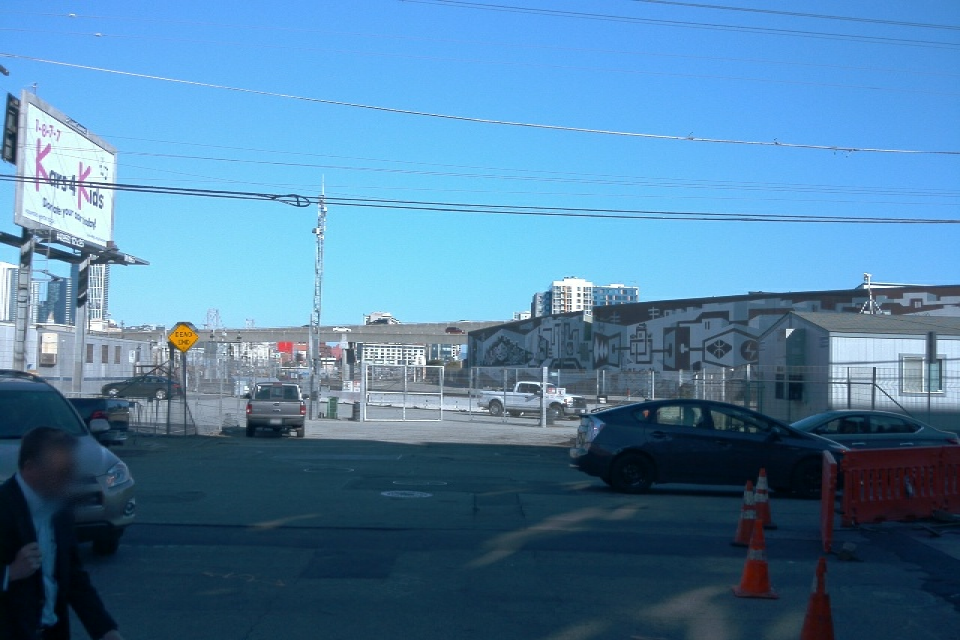
#> input picture 1-Computer-Vision/Exercises/1-2-3-Geometric-Transformations/data/images/segment-1231623110026745648_480_000_500_000_with_camera_labels_38.png, 1920 x 1280 px (shown at 1/2 size)
$ jupyter execute 2022-08-23-Geometric-Transformations-Image-Augmentation.ipynb
#> lines starting #> are read from the running program, lines starting #| are printed output that depends on the picture
# Exercise 1.2.3: Geometric Transformations
#### By Jonathan L. Moran (jonathan.moran107@gmail.com)
From the Self-Driving Car Engineer Nanodegree programme offered at Udacity.

## Objectives

* Implement horizontal flipping and resizing;
* Implement random cropping (optional);
* Transform the associated bounding boxes.

## 1. Introduction

In our last [Exercise 1.2.2](https://github.com/jonathanloganmoran/ND0013-Self-Driving-Car-Engineer/blob/main/1-Computer-Vision/Exercises/1-2-2-Image-Manipulation/2022-08-17-Image-Manipulation-Masking.ipynb), we performed pixel-level transformations on a set of images. In this Exercise, we will be manipulating the entire image space with geometric transformations. These type of transformations map every pixel in image to a new location via a mathematical function.

[cell 1]
### Importing required modules

[cell 2]
import copy
import logging
from math import floor
import matplotlib.pyplot as plt
from matplotlib.patches import Rectangle
import numpy as np
import os
import json
from PIL import Image, ImageDraw
from typing import List

[cell 3]
### Setting environment variables

[cell 4]
ENV_COLAB = False                # True if running in Google Colab instance

[cell 5]
# Root directory
DIR_BASE = '' if not ENV_COLAB else '/content/'

[cell 6]
# Subdirectory to save output files
DIR_OUT = os.path.join(DIR_BASE, 'out/')
# Subdirectory pointing to input data
DIR_SRC = os.path.join(DIR_BASE, 'data/')

### 1.1. Geometric Transformations

There are five common classifications of [geometric transformations](https://en.wikipedia.org/wiki/Geometric_transformation) —
* **[Displacements](https://en.wikipedia.org/wiki/Displacement_\(vector\))**: preserve [distances](https://en.wikipedia.org/wiki/Distance) and _oriented_ [angles](https://en.wikipedia.org/wiki/Euclidean_space#Angle);
* **[Isometries](https://en.wikipedia.org/wiki/Isometry)**: preserve angles and distances;
* **[Similarities](https://en.wikipedia.org/wiki/Similarity_\(geometry\))**: preserve angles and ratios between distances;
* **[Affine transformations](https://en.wikipedia.org/wiki/Affine_transformation)**: preserve [parallelism](https://en.wikipedia.org/wiki/Parallelism_\(geometry\));
* **[Projective transformations](https://en.wikipedia.org/wiki/Homography)**: preserve [collinearity](https://en.wikipedia.org/wiki/Collinearity_\(geometry\)).

In this exercise we will work with several geometric transformations mentioned above. Namely —
* **Similarities** to perform _resizing_;
* **Affine transformations** to perform horizontal and vertical _shearing_;
* **Euclidean transformations** (isometries) to perform _rotations_ and _reflections_.

## 2. Programming Task

In this exercise, you will implement the following geometric transformations
from scratch: horizontal flipping and resizing in `augmentations.py`. You can also
implement random cropping as an additional but not required exercise. Your
implementations should not only affect the images but also the associated bounding boxes.

#### Fetching the input data

[cell 7]
def get_data(file_path: str) -> List[dict]:
    """Simple wrapper function to get JSON data."""
#> called with file_path = 'data/ground_truth.json'

    try:
        with open(file_path) as f:
#> (reads 1-Computer-Vision/Exercises/1-1-2-Data-Acquisition-Visualisation/data/ground_truth.json from the repository)
            ground_truth = json.load(f)
            return ground_truth
    except json.JSONDecodeError as jde:
        logging.error(jde)

[cell 8]
### Fetching the bounding box data from JSON object

[cell 9]
file_path_gt = os.path.join(DIR_SRC, 'ground_truth.json')

[cell 10]
ground_truth = get_data(file_path_gt)

[cell 11]
def get_gt_bboxes(filename: str, ground_truth: List[dict],
                  flip_xy=False) -> tuple:
    """Returns the ground truth bounding box data for a given image.

    :param filename: the filename of image to fetch data for.
    :param ground_truth: the parsed ground truth data.
    :param flip_xy: indicates whether or not to flip x-y coordinates.
    :returns: tuple of `np.ndarray` objects containing the
        ground truth bounding boxes and corresponding class labels.
    :raises: IndexError when filename is not found in dictionary.
    """

    # [4 lines left out: function flip_coordinates, not called in this run]
    try:
        gt_bboxes = [g['boxes'] if not flip_xy else
                     flip_coordinates(g['boxes']) for g in ground_truth
                     if g['filename'] == filename][0]
        gt_bboxes = np.array(gt_bboxes)
        gt_classes = [g['classes'] for g in ground_truth
                      if g['filename'] == filename][0]
        gt_classes = np.array(gt_classes)
    except Exception as e:
        # Logging IndexError (filename not found) as warning
        logging.warnings.warn(message=str(filename) + str(e))
    return gt_bboxes, gt_classes

#### Considerations for our input data

**Note**: the provided 2D bounding box data has flipped $x$- and $y$-coordinate values such that
$$
\begin{align}
    \texttt{gt_bbox} = \texttt{[x1, y1, x2, y2]},
    \end{align}
$$
is now given as
$$
\begin{align}
    \texttt{gt_bbox} = \texttt{[y1, x1, y2, x2]}.
    \end{align}
$$

This has been acknowledged by the Udacity staff as an error in [this](https://knowledge.udacity.com/questions/824519) Knowledge forum post. We've covered the necessary transformation to revert coordinate pairs back to the expected form in Sect. 2.1 of [Exercise 1.1.2](https://github.com/jonathanloganmoran/ND0013-Self-Driving-Car-Engineer/blob/main/1-Computer-Vision/Exercises/1-1-2-Data-Acquisition-Visualisation/2022-08-01-Data-Acquisition-Visualisation.ipynb) so we're including it in the `get_gt_bboxes()` method without explicit mention.

[cell 12]
### From Udacity's `utils.py`

[cell 13]
def display_results(img: Image, bboxes: List[List[int]],
                    aug_img: Image, aug_bboxes: List[List[int]]):
    """Displays the original and augmented image and bounding boxes.

    :param img: the PIL.Image object of the original (unmodified) image.
    :param bboxes: the list of original (unmodified) bounding box coordinates.
    :param aug_img: the augmented (modified) PIL.Image object.
    :param aug_bboxes: the list of augmented (modified) bounding box coordinates.
    """

    f, ax = plt.subplots(1, 2, figsize=(10, 10))
    ax[0].imshow(img)
    for bb in bboxes:
        y1, x1, y2, x2 = bb
        rec = Rectangle((x1, y1), x2-x1, y2-y1, facecolor='none', edgecolor='r')
        ax[0].add_patch(rec)

    ax[1].imshow(aug_img)
    for bb in aug_bboxes:
        y1, x1, y2, x2 = bb
        rec = Rectangle((x1, y1), x2-x1, y2-y1, facecolor='none', edgecolor='r')
        ax[1].add_patch(rec)
    plt.show()

### 2.1. Affine Transformations

An affine transformation is a **geometric transformation that preserves lines and parallelism** (but not necessarily distances and angles).

#### 2.1.1. Euclidean transformation — Reflection

The `hflip` function takes the image and bounding boxes as input and performs a
horizontal flip. For example, an object initially on the left of the image will
end up on the right.

[cell 14]
### From Udacity's `augmentations.py`

[cell 15]
def hflip(img: Image, bboxes: List[List[int]]) -> (Image, List[List[int]]):
    """Horizontally-flips the input image and bounding boxes.

    :param img: the PIL image object to flip horizontally.
    :param bboxes: the list of original (unmodified) bounding box coordinates.
    :returns: a tuple containing the augmented (modified) PIL.Image object
        and the list of augmented (modified) bounding box coordinates.
    """

    # IMPLEMENT THIS FUNCTION
    flipped_img = None
    flipped_bboxes = []
    # [10 lines of commented-out code are left out]
    flipped_img = np.array(img)
    # print(img.size)
    # print(flipped_img.shape)
    # Pillow Image uses width, height, channel, while numpy uses height, width, channel.
    flipped_img = flipped_img[:, ::-1, :]
    flipped_img = Image.fromarray(flipped_img.astype(np.uint8))

    # Peform horizontal flip on bounding box coordinates
    bboxes = np.array(bboxes)
    flipped_bboxes = copy.copy(bboxes)
    # Assume data in [y1, x1, y2, x2] ordering
    flipped_bboxes[:, 1] = img.width - bboxes[:, 1]    # x1_p
    flipped_bboxes[:, 3] = img.width - bboxes[:, 3]    # x2_p
    return flipped_img, flipped_bboxes

[cell 16]
### Testing horizontal flip on first image in dataset
file_name_img = 'segment-1231623110026745648_480_000_500_000_with_camera_labels_38.png'
file_path_img = os.path.join(DIR_SRC, f'images/{file_name_img}')

[cell 17]
### Getting the image ground truth data
gt_bboxes, gt_classes = get_gt_bboxes(file_name_img, ground_truth)

[cell 18]
gt_bboxes

[cell 19]
### Staging the image for reading with PIL
img = Image.open(file_path_img)
#> img is the input picture: PIL image 1920x1280 RGB; mean R, G, B 80.4, 127.5, 163.3

[cell 20]
### Performing the horizontal flip of the image and its bounding boxes
flipped_img, flipped_bboxes = hflip(img, gt_bboxes)
#> in hflip, `flipped_img = flipped_img[:, ::-1, :]`:
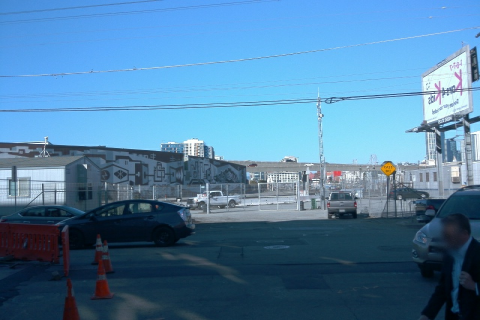
#> flipped_img: shape (1280, 1920, 3) (shown at 1/4 size); mean R, G, B 80.4, 127.5, 163.3
#> flipped_bboxes = [[793, 786, 1001, 202], [737, 1920, 898, 1660], [763, 1436, 878, 1301], [734, 1920, 1114, 1643], [853, 1920, 1280, 1670], [820, 354, 974, 6], [762, 969, 844, 745], [748, 1723, 803, 1557]]

[cell 21]
### Displaying the original and flipped image and bounding boxes
display_results(img, gt_bboxes, flipped_img, flipped_bboxes)
#> the loop in display_results, `for bb in aug_bboxes:` made 8 passes
#> in display_results, `plt.show()`:
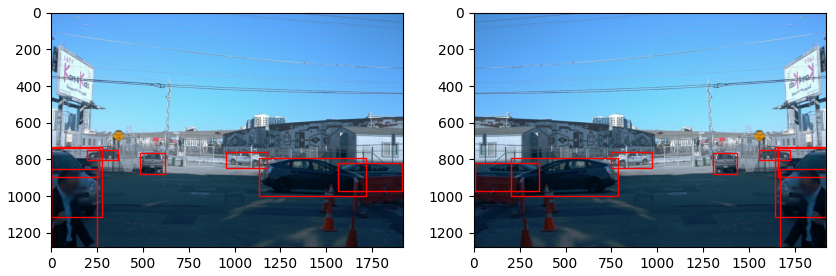
#> figure drawn by matplotlib, 2 panels

#### 2.1.2. Similarity transformation — Resizing

_Resizing_ is a specific type of affine transformation. We can replicate the result by using the following [transformation matrix](https://en.wikipedia.org/wiki/Transformation_matrix):

$$
\left(\begin{array}{ccc}
c_{x} & 0 & 0\\
0 & c_{y} & 0\\
0 & 0 & 1\\
\end{array}\right)
$$

Transformation matrices are useful for displaying arbitrary linear (and some non-linear Euclidean) transformations in a consistent format. These matrices are also useful for composing multiple transformations as they can be "chained" together with matrix multiplication.

Using the Pillow Image library to perform the actual transformation, we can divide each dimension of the image by 2 using the transformation matrix parameters $c_{x} = 0.5$ and $c_{y} = 0.5$.

[cell 22]
### Loading the first image in dataset
file_name_img = 'segment-1231623110026745648_480_000_500_000_with_camera_labels_38.png'
file_path_img = os.path.join(DIR_SRC, f'images/{file_name_img}')
img = Image.open(file_path_img)

[cell 23]
### Defining the transformation matrix with resizing factor
c_x, c_y = 0.5, 0.5
transformation_matrix = np.array([[c_x, 0, 0], [0, c_y, 0], [0, 0, 1]])
transformation_inv = np.linalg.inv(transformation_matrix)

[cell 24]
img.size

[cell 25]
img_resized = img.transform((960, 640), method=Image.Transform.AFFINE,
                            data=transformation_inv.flatten())
print(f'The image size is {img_resized.size}')
#| The image size is (960, 640)

[cell 26]
img_resized

The `resize` function takes the image, bounding boxes and target size as input.
It scales up or down images and bounding boxes.

[cell 27]
### From Udacity's `augmentations.py`

[cell 28]
def resize(img: Image, bboxes: List[List[int]],
           target_size: List[int]) -> (Image, List[List[int]]):
    """Resizes the image and bounding boxes to the target size.

    Resizing, i.e., scaling is performed with a nearest neighbors algorithm.

    :param img: the PIL.Image object to flip horizontally.
    :param bboxes: the list of original (unmodified) bounding box coordinates.
    :param target_size: the (width, height) of output (resized) image.
    :returns: a tuple containing the augmented (modified) PIL.Image object
        and the list of augmented (modified) bounding box coordinates.
    """

    # IMPLEMENT THIS FUNCTION
    resized_img = None
    resized_bboxes = []
    assert len(target_size) == 2
    # Read in the image data
    img_data = img.load()
    # Create the output image
    resized_img = Image.new('RGB', target_size)
#> resized_img: PIL image 640x640 RGB; every value is 0
    img_draw = ImageDraw.Draw(resized_img)
    # Scale the original image dimensions
    x_scale = img.width / resized_img.width
    y_scale = img.height / resized_img.height
    # Scaling the image to target size
    for u in range(resized_img.width):
        for v in range(resized_img.height):
            u_p, v_p = floor(u * x_scale), floor(v * y_scale)
            img_draw.point(xy=(u, v), fill=img_data[u_p, v_p])
    # Scaling the bounding boxes to target size
    bboxes = np.array(bboxes)
    resized_bboxes = copy.copy(bboxes)
    # Assume data in [y1, x1, y2, x2] ordering
    resized_bboxes[:, [1, 3]] = bboxes[:, [1, 3]] // x_scale    # x1_p, x2_p
    resized_bboxes[:, [0, 2]] = bboxes[:, [0, 2]] // y_scale    # y1_p, y2_p
    return resized_img, resized_bboxes

[cell 29]
### Testing resize on first image in dataset
file_name_img_to_resize = 'segment-1231623110026745648_480_000_500_000_with_camera_labels_38.png'
file_path_img_to_resize = os.path.join(DIR_SRC, f'images/{file_name_img_to_resize}')

[cell 30]
### Getting the image ground truth data
gt_bboxes_to_resize, gt_classes_to_resize = get_gt_bboxes(file_name_img_to_resize, ground_truth)

[cell 31]
### Staging the image for reading with PIL
img_to_resize = Image.open(file_path_img_to_resize)

[cell 32]
### Performing the resizing of the image and its bounding boxes
target_size = [640, 640]
resized_img, resized_bboxes = resize(img_to_resize, gt_bboxes_to_resize, target_size)
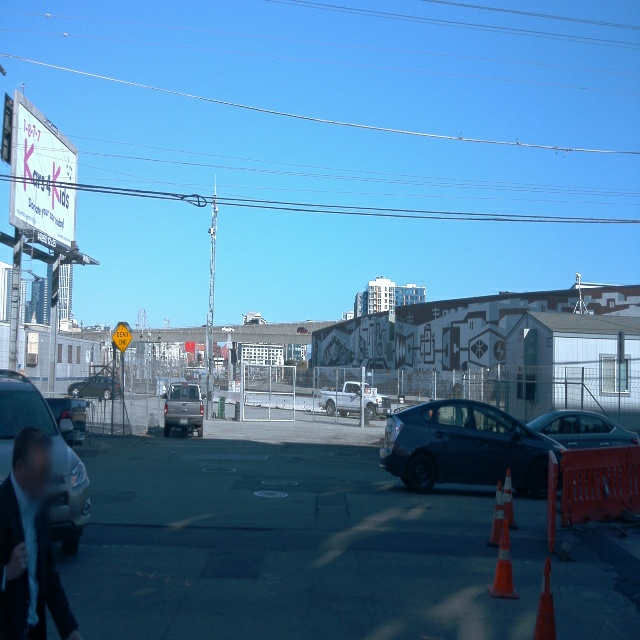
#> resized_img: PIL image 640x640 RGB; mean R, G, B 80.4, 127.5, 163.3
#> resized_bboxes = [[396, 378, 500, 572], [368, 0, 449, 86], [381, 161, 439, 206], [367, 0, 557, 92], [426, 0, 640, 83], [410, 522, 487, 638], [381, 317, 422, 391], [374, 65, 401, 121]]

[cell 33]
### Displaying the original and resized image and bounding boxes
display_results(img_to_resize, gt_bboxes_to_resize, resized_img, resized_bboxes)
#> the loop in display_results (call 2), `for bb in aug_bboxes:` made 8 passes
#> in display_results (call 2), `plt.show()`:
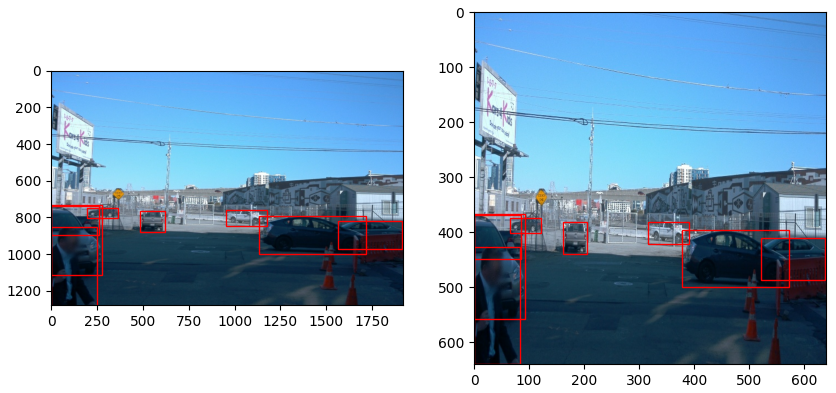
#> figure drawn by matplotlib, 2 panels

[cell 34]
print('Original size:', img_to_resize.size, '\nOutput size:  ', resized_img.size)
#| Original size: (1920, 1280)
#| Output size:   (640, 640)

#### 2.1.3 Isometry transformation — Translation

We can use the same Pillow `Image.transform()` function to perform _translation_

$$
\left(\begin{array}{ccc}
1 & 0 & t_{x}\\
0 & 1 & t_{y}\\
0 & 0 & 1\\
\end{array}\right)
$$

For example, we are going to translate the image by 200 pixels right and 100 pixels down respectively. We will use $t_{x}=200$ and  $t_{y}=100$

[cell 35]
### Loading the first image in dataset
file_name_img = 'segment-1231623110026745648_480_000_500_000_with_camera_labels_38.png'
file_path_img = os.path.join(DIR_SRC, f'images/{file_name_img}')
img = Image.open(file_path_img)

[cell 36]
### Defining the translation parameters
t_x, t_y = 200, 100
### Defining the transformation matrix and obtaining its inverse
transformation_matrix = np.array([[1, 0, t_x], [0, 1, t_y], [0, 0, 1]])
transformation_inv = np.linalg.inv(transformation_matrix)

[cell 37]
### Transforming the image with a translation
translated_img = img.transform(img.size, method=Image.Transform.AFFINE,
                               data=transformation_inv.flatten())
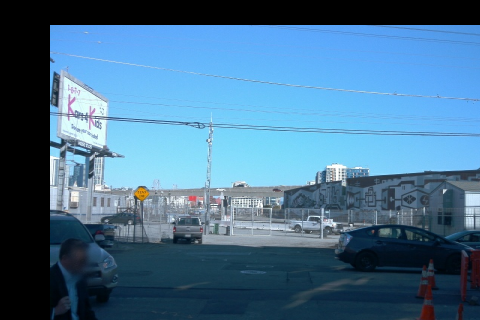
#> translated_img: PIL image 1920x1280 RGB (shown at 1/4 size); mean R, G, B 71.3, 112.4, 142.6

[cell 38]
### Displaying the original and translated image
display_results(img, [], translated_img, [])

#### 2.1.4. Shearing

We can also use the same Pillow `Image.transform()` function to perform horizontal or vertical _shearing_:

$$
\left(\begin{array}{ccc}
1 & s_{x} & 0\\
s_{y} & 1 & 0\\
0 & 0 & 1\\
\end{array}\right)
$$

For example, we are going to shear the image by a ratio of 0.1 along the $x$-axis and 1.0 along the $y$-axis. We will use $s_{x} = 0.1$ and $x_{y} = 1$.

[cell 39]
### Defining the shearing parameters
s_x, s_y = 0.1, 1.0
### Defining the transformation matrix and obtaining its inverse
transformation_matrix = np.array([[1, s_x, 0], [0, s_y, 0], [0, 0, 1]])
transformation_inv = np.linalg.inv(transformation_matrix)

[cell 40]
### Transforming the image with shearing
sheared_img = img.transform(img.size, method=Image.Transform.AFFINE,
                            data=transformation_inv.flatten())
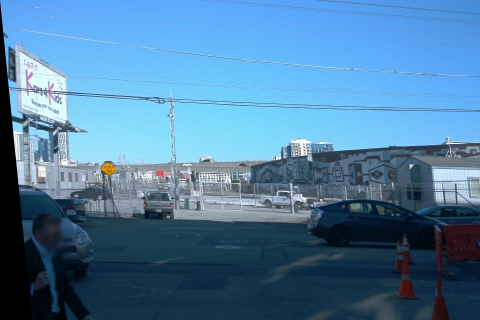
#> sheared_img: PIL image 1920x1280 RGB (shown at 1/4 size); mean R, G, B 78.5, 124.7, 159.6

[cell 41]
### Displaying the original and sheared image
display_results(img, [], sheared_img, [])

#### 2.1.5. Combining transformations

Putting together the transformations we've learned — _translation_, _shearing_ and _resizng_, we can obtain a combined transformation matrix that can be used to modify the input image in Pillow exactly as before.

[cell 42]
### Defining the translation matrix s.t. t_x = 200, t_y = 100
translation = np.array([[1, 0, 200], [0, 1, 100], [0, 0, 1]])
### Defining the shearing matrix s.t. s_x = 0.1, s_y = 1.0
shearing = np.array([[1, 0.1, 0], [0, 1, 0], [0, 0, 1]])
# Defining the resizing matrix s.t. c_x, c_y = 0.5
resizing = np.array([[0.5, 0, 0], [0, 0.5, 0], [0, 0, 1]])

[cell 43]
### Obtaining the combined transformation matrix using matrix multiplication
transformation_matrix = np.matmul(translation @ resizing, shearing)
transformation_inv = np.linalg.inv(transformation_matrix)

[cell 44]
### Transforming the image with combined affine transformations
combined_img = img.transform(img.size, method=Image.Transform.AFFINE,
                             data=transformation_inv.flatten())
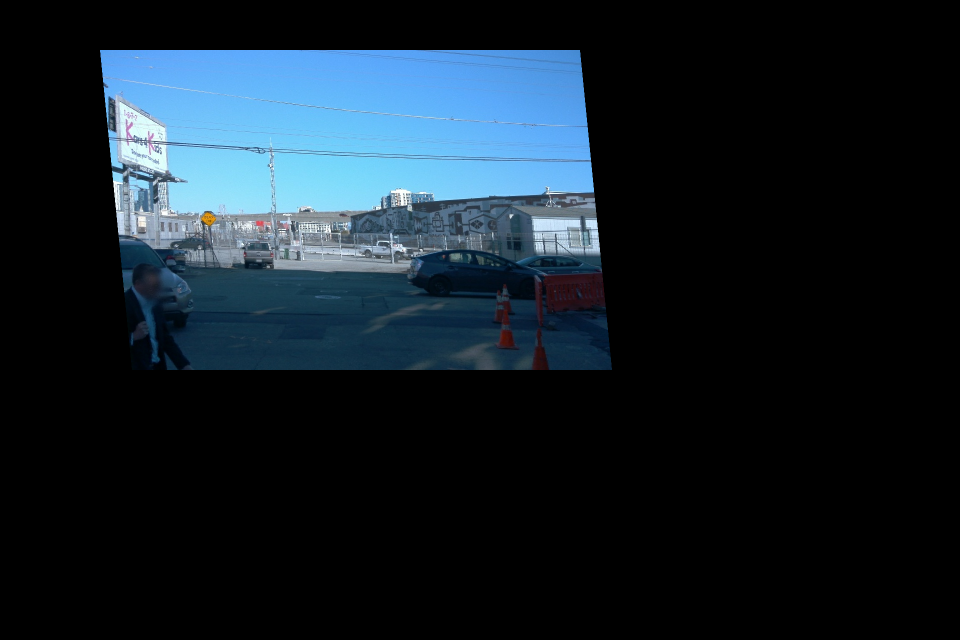
#> combined_img: PIL image 1920x1280 RGB (shown at 1/2 size); mean R, G, B 20.1, 31.9, 40.8

[cell 45]
### Displaying the original and affine transformed (translated, sheared) image
display_results(img, [], combined_img, [])
#> (the rest of the program and of its run is left out)
